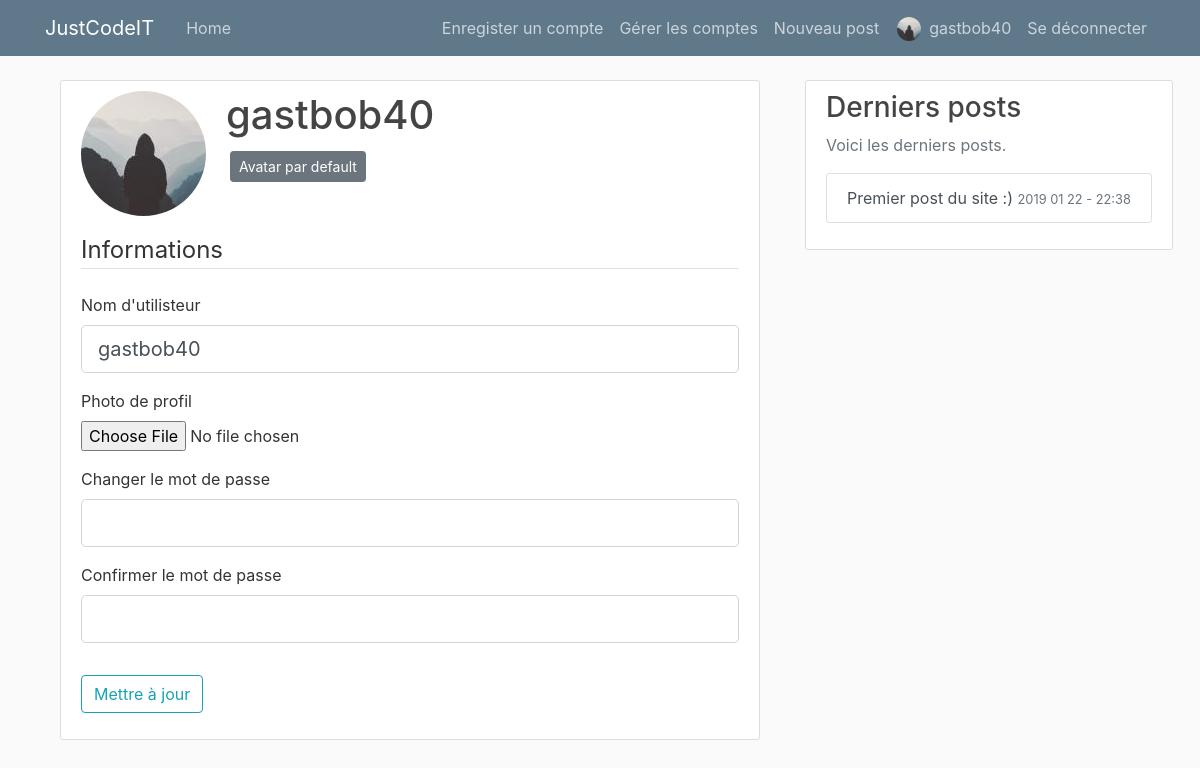
Page /account (signed in) on the earlier database version.
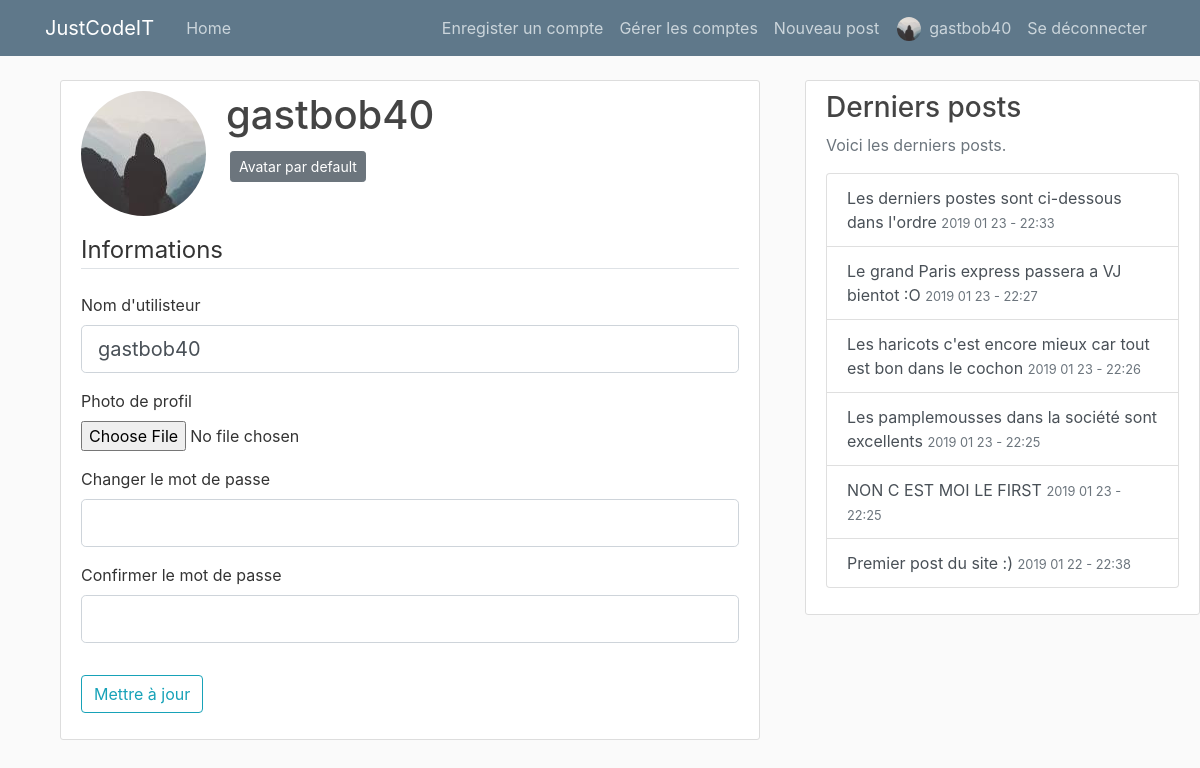
Same page on the later database version.
### site_jci/models.py (models this page shows, shortened)
class User(db.Model, UserMixin):
    id = db.Column(db.Integer, primary_key=True)
    username = db.Column(db.String(20), unique=True, nullable=False)
    password = db.Column(db.String(60), nullable=False)
    image_file = db.Column(db.String(20), nullable=False, default='default.jpg')
    permission = db.Column(db.String(40), nullable=False)
    posts = db.relationship('Post', backref='author', lazy=True)

class Post(db.Model):
    id = db.Column(db.Integer, primary_key=True)
    title = db.Column(db.String(100), nullable=False)
    date_posted = db.Column(db.DateTime, nullable=False, default=datetime.utcnow)
    content = db.Column(db.Text, nullable=False)
    user_id = db.Column(db.Integer, db.ForeignKey('user.id'), nullable=False)

### site_jci/routes.py (the view)
@app.route("/account", methods=['GET', 'POST'])
def account():
    if not current_user.is_authenticated:
        return redirect(url_for("homePage"))
    form = UpdateAccountForm()
    if request.method == "POST":
        print("validate")
        if form.picture.data:
            picture_file = save_picture(form.picture.data)
            current_user.image_file = picture_file
        if form.password.data:
            if form.password.data == form.confirm_password.data:
                hashed_password = bcrypt.generate_password_hash(
                        form.password.data).decode("utf-8")
                current_user.password = hashed_password
        current_user.username = form.username.data
        db.session.commit()
        flash('Votre compte a été mis à jours !', 'success')
        return redirect(url_for('account'))
    elif request.method == 'GET':
        form.username.data = current_user.username
    image_file = url_for('static', filename='profile_pics/' + current_user.image_file)
    return render_template('account.html', title='Account',
    image_file=image_file, form=form)

### site_jci/forms.py (shortened to what this page needs)
class UpdateAccountForm(FlaskForm):
    username = StringField("Nom d'utilisteur",
                           validators=[DataRequired(), Length(min=2, max=20)])
    picture = FileField('Photo de profil', validators=[FileAllowed(['jpg', 'png'])])
    permission_level = SelectField('Level de permission',
                                   choices=[("member", 'Membre du projet'), ("administrator", "Administrateur")])
    password = PasswordField('Changer le mot de passe', validators=[])
    confirm_password = PasswordField('Confirmer le mot de passe',
                                     validators=[ EqualTo('password')])
    submit = SubmitField('Mettre à jour')

### site_jci/models.py (called while the page is built)
@login_manager.user_loader
def load_user(user_id):
    return User.query.get(int(user_id))

### site_jci/routes.py (called while the page is built)
@app.context_processor
def context_processor():
    posts = db.session.query(Post).all()
    if current_user.is_authenticated:
        image_file = url_for('static', filename='profile_pics/' + current_user.image_file)
        return dict(posts=posts, image_file=image_file)
    return dict(posts=posts)

### site_jci/templates/account.html (shortened to what this page needs)
{% extends "layout.html" %}
{% block content %}
<main role="main" class="container">
    <div class="content-section">
        <div class="media">
            <img class="rounded-circle account-img" src="{{ image_file }}">
            <div class="media-body">
                <h2 class="account-heading">{{ current_user.username }}</h2>
                <button type="button" class="btn btn-secondary btn-sm m-1" data-toggle="modal" data-target="#deleteModal">Avatar par default</button>
            </div>
        </div>
        <form method="POST" action="" enctype="multipart/form-data">
            <fieldset class="form-group">
                <legend class="border-bottom mb-4">Informations</legend>
                <div class="form-group">
                    {{ form.username.label(class="form-control-label") }}
                    {% if form.username.errors %}
                    {{ form.username(class="form-control form-control-lg is-invalid") }}
                    <div class="invalid-feedback">
                        {% for error in form.username.errors %}
                        <span>{{ error }}</span>
                        {% endfor %}
                    </div>
                    {% else %}
                    {{ form.username(class="form-control form-control-lg") }}
                    {% endif %}
                </div>
                <div class="form-group">
                    {{ form.picture.label() }}
                    {{ form.picture(class="form-control-file") }}
                </div>
                <div class="form-group">
                    {{ form.password.label(class="form-control-label") }}
                    {% if form.password.errors %}
                    {{ form.password(class="form-control form-control-lg is-invalid") }}
                    <div class="invalid-feedback">
                        {% for error in form.password.errors %}
                        <span>{{ error }}</span>
                        {% endfor %}
                    </div>
                    {% else %}
                    {{ form.password(class="form-control form-control-lg") }}
                    {% endif %}
                </div>
                <div class="form-group">
                    {{ form.confirm_password.label(class="form-control-label") }}
                    {% if form.confirm_password.errors %}
                    {{ form.confirm_password(class="form-control form-control-lg is-invalid") }}
                    <div class="invalid-feedback">
                        {% for error in form.confirm_password.errors %}
                        <span>{{ error }}</span>
                        {% endfor %}
                    </div>
                    {% else %}
                    {{ form.confirm_password(class="form-control form-control-lg") }}
                    {% endif %}
                </div>
            </fieldset>
            <div class="form-group">
                {{ form.submit(class="btn btn-outline-info") }}
            </div>
        </form>
    </div>
</main>
{% endblock content %}

### site_jci/templates/layout.html (shortened to what this page needs)
<!DOCTYPE html>
<html lang="en">
<head>
    <link rel="stylesheet" href="https://stackpath.bootstrapcdn.com/bootstrap/4.1.3/css/bootstrap.min.css"
>
    <link rel="stylesheet" type="text/css" href="{{ url_for('static', filename='main.css') }}">
</head>
<body>
    <header class="site-header">
        <nav class="navbar navbar-expand-md navbar-dark bg-steel fixed-top">
            <div class="container">
                <a class="navbar-brand mr-4" href="/">JustCodeIT</a>
                <div class="collapse navbar-collapse" id="navbarToggle">
                    <div class="navbar-nav mr-auto">
                        <a class="nav-item nav-link" href="{{ url_for('homePage') }}">Home</a>
                    </div>
                    <div class="navbar-nav">
                        {% if current_user.is_authenticated %}
                        {% if current_user.permission == "administrator" %}
                        <a class="nav-item nav-link" href="{{ url_for('register') }}">Enregister un compte</a>
                        <a class="nav-item nav-link" href="{{ url_for('manageAccount') }}">Gérer les comptes</a>
                        {% endif %}
                        <a class="nav-item nav-link" href="{{ url_for('new_post') }}">Nouveau post</a>
                        <a href="{{ url_for('account') }}"><img class="rounded-circle account-img" src="{{ image_file }}"
                                style="width: 2vw; height: 2vw; margin: 9px 0px 0px 10px"></a>
                        <a class="nav-item nav-link" href="{{ url_for('account') }}">{{ current_user.username }}</a>
                        <a class="nav-item nav-link" href="{{ url_for('logout') }}">Se déconnecter</a>
                        {% else %}
                        <a class="nav-item nav-link" href="{{ url_for('login') }}">Se connecter</a>
                        {% endif %}
                    </div>
                </div>
            </div>
        </nav>
    </header>
    <main role="main" class="container ">
        <div class="row">
            <div class="col-md-8">
                {% block content %}{% endblock %}
            </div>
            <div class="col-md-4">
                <div class="content-section info-list">
                    <h3>Derniers posts</h3>
                    <p class='text-muted'>Voici les derniers posts.
                        <div class="list-group">
                            {% for post in posts|sort(attribute='date_posted', reverse = True) %}
                            {% if loop.index <= 6 %}
                            <a href="/post/{{ post.id }}" class="list-group-item list-group-item-action">{{
                                post.title
                                }} <small class="text-muted">{{ post.date_posted.strftime('%Y %m %d - %H:%M') }}</small></a>
                            {% endif %}
                            {% endfor %}
                        </div>
                    </p>
                </div>
            </div>
        </div>
    </main>
</html>

### site_jci/static/main.css (style rules this page uses)
body { background: #fafafa; color: #333333; margin-top: 5rem; }
h1, h2, h3, h4, h5, h6 { color: #444444; }
.bg-steel { background-color: #5f788a; }
.site-header .navbar-nav .nav-link { color: #cbd5db; }
.content-section { background: #ffffff; padding: 10px 20px; border: 1px solid #dddddd; border-radius: 3px; margin-bottom: 20px; }
.account-img { height: 125px; width: 125px; margin-right: 20px; margin-bottom: 16px; }
.account-heading { font-size: 2.5rem; }
.info-list { position: fixed; }

Differences in the rows shown:
added Post: title "Les derniers postes sont ci-dessous dans l'ordre", date_posted "2019 01 23 - 22:33"
added Post: title "Le grand Paris express passera a VJ bientot :O", date_posted "2019 01 23 - 22:27"
added Post: title "Les haricots c'est encore mieux car tout est bon dans le cochon", date_posted "2019 01 23 - 22:26"
added Post: title "Les pamplemousses dans la société sont excellents", date_posted "2019 01 23 - 22:25"
added Post: title "NON C EST MOI LE FIRST", date_posted "2019 01 23 - 22:25"
